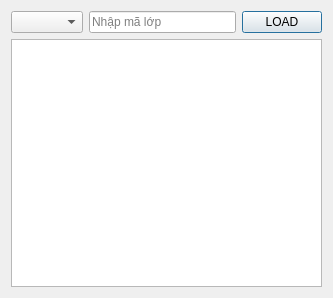
<?xml version="1.0" encoding="UTF-8"?>
<ui version="4.0">
 <class>TKB</class>
 <widget class="QDialog" name="TKB">
  <property name="geometry">
   <rect>
    <x>0</x>
    <y>0</y>
    <width>333</width>
    <height>298</height>
   </rect>
  </property>
  <property name="windowTitle">
   <string>Quản lý TKB</string>
  </property>
  <layout class="QVBoxLayout" name="verticalLayout_2">
   <item>
    <layout class="QVBoxLayout" name="verticalLayout">
     <item>
      <layout class="QHBoxLayout" name="horizontalLayout">
       <item>
        <widget class="QComboBox" name="comboBox"/>
       </item>
       <item>
        <widget class="QLineEdit" name="lineEdit">
         <property name="text">
          <string/>
         </property>
         <property name="placeholderText">
          <string>Nhập mã lớp</string>
         </property>
        </widget>
       </item>
       <item>
        <widget class="QPushButton" name="pushButton">
         <property name="text">
          <string>LOAD</string>
         </property>
        </widget>
       </item>
      </layout>
     </item>
     <item>
      <widget class="QTableView" name="tableView"/>
     </item>
    </layout>
   </item>
  </layout>
 </widget>
 <resources/>
 <connections/>
</ui>
